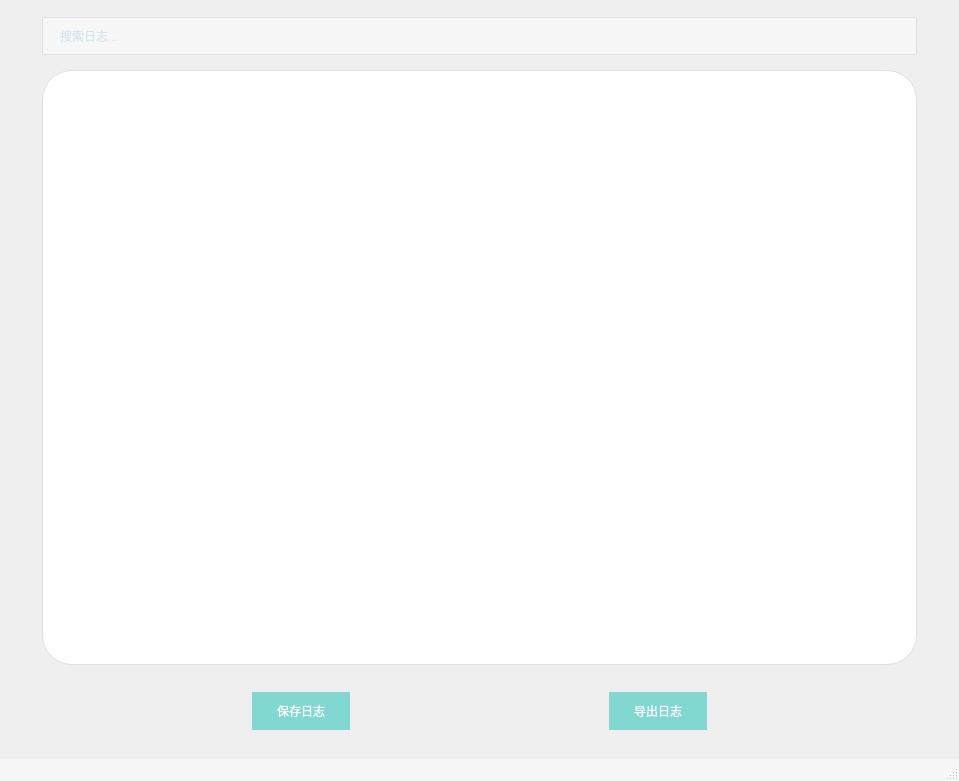
<?xml version="1.0" encoding="UTF-8"?>
<ui version="4.0">
 <class>LogWindow</class>
 <widget class="QMainWindow" name="LogWindow">
  <property name="geometry">
   <rect>
    <x>0</x>
    <y>0</y>
    <width>959</width>
    <height>781</height>
   </rect>
  </property>
  <property name="windowTitle">
   <string>查看日志</string>
  </property>
  <widget class="QWidget" name="centralwidget">
   <layout class="QVBoxLayout" name="verticalLayoutMain">
    <property name="spacing">
     <number>7</number>
    </property>
    <item>
     <spacer name="verticalSpacer_3">
      <property name="orientation">
       <enum>Qt::Vertical</enum>
      </property>
      <property name="sizeType">
       <enum>QSizePolicy::Preferred</enum>
      </property>
      <property name="sizeHint" stdset="0">
       <size>
        <width>20</width>
        <height>8</height>
       </size>
      </property>
     </spacer>
    </item>
    <item>
     <layout class="QHBoxLayout" name="horizontalLayout_2">
      <property name="bottomMargin">
       <number>0</number>
      </property>
      <item>
       <spacer name="horizontalSpacer_5">
        <property name="orientation">
         <enum>Qt::Horizontal</enum>
        </property>
        <property name="sizeType">
         <enum>QSizePolicy::Preferred</enum>
        </property>
        <property name="sizeHint" stdset="0">
         <size>
          <width>33</width>
          <height>20</height>
         </size>
        </property>
       </spacer>
      </item>
      <item>
       <widget class="QLineEdit" name="searchBar">
        <property name="sizePolicy">
         <sizepolicy hsizetype="Expanding" vsizetype="Preferred">
          <horstretch>0</horstretch>
          <verstretch>0</verstretch>
         </sizepolicy>
        </property>
        <property name="minimumSize">
         <size>
          <width>660</width>
          <height>38</height>
         </size>
        </property>
        <property name="styleSheet">
         <string notr="true">
        QLineEdit {
          font: 10pt &quot;PingFang SC&quot;;
          border-radius: 20px;
          border: 1px solid #E0E0E0;
          padding: 8px 15px;
          background-color: #F7F7F7;
          color: #ADD8E6;
        }
       </string>
        </property>
        <property name="placeholderText">
         <string>搜索日志...</string>
        </property>
       </widget>
      </item>
      <item>
       <spacer name="horizontalSpacer_8">
        <property name="orientation">
         <enum>Qt::Horizontal</enum>
        </property>
        <property name="sizeType">
         <enum>QSizePolicy::Preferred</enum>
        </property>
        <property name="sizeHint" stdset="0">
         <size>
          <width>33</width>
          <height>20</height>
         </size>
        </property>
       </spacer>
      </item>
     </layout>
    </item>
    <item>
     <spacer name="verticalSpacer">
      <property name="orientation">
       <enum>Qt::Vertical</enum>
      </property>
      <property name="sizeType">
       <enum>QSizePolicy::Preferred</enum>
      </property>
      <property name="sizeHint" stdset="0">
       <size>
        <width>20</width>
        <height>8</height>
       </size>
      </property>
     </spacer>
    </item>
    <item>
     <layout class="QHBoxLayout" name="horizontalLayout">
      <item>
       <spacer name="horizontalSpacer_6">
        <property name="orientation">
         <enum>Qt::Horizontal</enum>
        </property>
        <property name="sizeType">
         <enum>QSizePolicy::Preferred</enum>
        </property>
        <property name="sizeHint" stdset="0">
         <size>
          <width>33</width>
          <height>20</height>
         </size>
        </property>
       </spacer>
      </item>
      <item>
       <widget class="QTextEdit" name="logArea">
        <property name="sizePolicy">
         <sizepolicy hsizetype="Expanding" vsizetype="Expanding">
          <horstretch>0</horstretch>
          <verstretch>0</verstretch>
         </sizepolicy>
        </property>
        <property name="minimumSize">
         <size>
          <width>660</width>
          <height>495</height>
         </size>
        </property>
        <property name="palette">
         <palette>
          <active>
           <colorrole role="Button">
            <brush brushstyle="SolidPattern">
             <color alpha="255">
              <red>255</red>
              <green>255</green>
              <blue>255</blue>
             </color>
            </brush>
           </colorrole>
           <colorrole role="Base">
            <brush brushstyle="SolidPattern">
             <color alpha="255">
              <red>255</red>
              <green>255</green>
              <blue>255</blue>
             </color>
            </brush>
           </colorrole>
           <colorrole role="Window">
            <brush brushstyle="SolidPattern">
             <color alpha="255">
              <red>255</red>
              <green>255</green>
              <blue>255</blue>
             </color>
            </brush>
           </colorrole>
          </active>
          <inactive>
           <colorrole role="Button">
            <brush brushstyle="SolidPattern">
             <color alpha="255">
              <red>255</red>
              <green>255</green>
              <blue>255</blue>
             </color>
            </brush>
           </colorrole>
           <colorrole role="Base">
            <brush brushstyle="SolidPattern">
             <color alpha="255">
              <red>255</red>
              <green>255</green>
              <blue>255</blue>
             </color>
            </brush>
           </colorrole>
           <colorrole role="Window">
            <brush brushstyle="SolidPattern">
             <color alpha="255">
              <red>255</red>
              <green>255</green>
              <blue>255</blue>
             </color>
            </brush>
           </colorrole>
          </inactive>
          <disabled>
           <colorrole role="Button">
            <brush brushstyle="SolidPattern">
             <color alpha="255">
              <red>255</red>
              <green>255</green>
              <blue>255</blue>
             </color>
            </brush>
           </colorrole>
           <colorrole role="Base">
            <brush brushstyle="SolidPattern">
             <color alpha="255">
              <red>255</red>
              <green>255</green>
              <blue>255</blue>
             </color>
            </brush>
           </colorrole>
           <colorrole role="Window">
            <brush brushstyle="SolidPattern">
             <color alpha="255">
              <red>255</red>
              <green>255</green>
              <blue>255</blue>
             </color>
            </brush>
           </colorrole>
          </disabled>
         </palette>
        </property>
        <property name="tabletTracking">
         <bool>false</bool>
        </property>
        <property name="styleSheet">
         <string notr="true">
        QTextEdit {
          font: 12pt &quot;PingFang SC&quot;;
          border: 1px solid #E0E0E0;
          border-radius: 30px;
          background-color: #FFFFFF;
          padding: 12px;
        }
       </string>
        </property>
        <property name="readOnly">
         <bool>false</bool>
        </property>
       </widget>
      </item>
      <item>
       <spacer name="horizontalSpacer_7">
        <property name="orientation">
         <enum>Qt::Horizontal</enum>
        </property>
        <property name="sizeType">
         <enum>QSizePolicy::Preferred</enum>
        </property>
        <property name="sizeHint" stdset="0">
         <size>
          <width>33</width>
          <height>20</height>
         </size>
        </property>
       </spacer>
      </item>
     </layout>
    </item>
    <item>
     <spacer name="verticalSpacer_4">
      <property name="orientation">
       <enum>Qt::Vertical</enum>
      </property>
      <property name="sizeType">
       <enum>QSizePolicy::Preferred</enum>
      </property>
      <property name="sizeHint" stdset="0">
       <size>
        <width>20</width>
        <height>20</height>
       </size>
      </property>
     </spacer>
    </item>
    <item>
     <layout class="QHBoxLayout" name="horizontalLayoutButtons">
      <property name="spacing">
       <number>15</number>
      </property>
      <item>
       <spacer name="horizontalSpacer">
        <property name="orientation">
         <enum>Qt::Horizontal</enum>
        </property>
        <property name="sizeType">
         <enum>QSizePolicy::Expanding</enum>
        </property>
        <property name="sizeHint" stdset="0">
         <size>
          <width>99</width>
          <height>0</height>
         </size>
        </property>
       </spacer>
      </item>
      <item>
       <widget class="QPushButton" name="saveButton">
        <property name="sizePolicy">
         <sizepolicy hsizetype="Preferred" vsizetype="Preferred">
          <horstretch>0</horstretch>
          <verstretch>0</verstretch>
         </sizepolicy>
        </property>
        <property name="minimumSize">
         <size>
          <width>61</width>
          <height>38</height>
         </size>
        </property>
        <property name="styleSheet">
         <string notr="true">
          QPushButton {
            font: 10pt &quot;PingFang SC&quot;;
            color: white;
            background-color: #81D8D0;
            border-radius: 20px;
            padding: 10px 25px;
          }
          QPushButton:hover {
            background-color: #B2DFE5;
          }
         </string>
        </property>
        <property name="text">
         <string>保存日志</string>
        </property>
       </widget>
      </item>
      <item>
       <spacer name="horizontalSpacer_3">
        <property name="orientation">
         <enum>Qt::Horizontal</enum>
        </property>
        <property name="sizeType">
         <enum>QSizePolicy::Expanding</enum>
        </property>
        <property name="sizeHint" stdset="0">
         <size>
          <width>99</width>
          <height>10</height>
         </size>
        </property>
       </spacer>
      </item>
      <item>
       <widget class="QPushButton" name="exportButton">
        <property name="sizePolicy">
         <sizepolicy hsizetype="Preferred" vsizetype="Preferred">
          <horstretch>0</horstretch>
          <verstretch>0</verstretch>
         </sizepolicy>
        </property>
        <property name="minimumSize">
         <size>
          <width>61</width>
          <height>38</height>
         </size>
        </property>
        <property name="styleSheet">
         <string notr="true">
          QPushButton {
            font: 10pt &quot;PingFang SC&quot;;
            color: white;
            background-color: #81D8D0;
            border-radius: 20px;
            padding: 10px 25px;
          }
          QPushButton:hover {
            background-color: #B2DFE5;
          }
         </string>
        </property>
        <property name="text">
         <string>导出日志</string>
        </property>
       </widget>
      </item>
      <item>
       <spacer name="horizontalSpacer_4">
        <property name="orientation">
         <enum>Qt::Horizontal</enum>
        </property>
        <property name="sizeType">
         <enum>QSizePolicy::Expanding</enum>
        </property>
        <property name="sizeHint" stdset="0">
         <size>
          <width>99</width>
          <height>20</height>
         </size>
        </property>
       </spacer>
      </item>
      <item>
       <spacer name="horizontalSpacer_2">
        <property name="orientation">
         <enum>Qt::Horizontal</enum>
        </property>
        <property name="sizeType">
         <enum>QSizePolicy::Fixed</enum>
        </property>
        <property name="sizeHint" stdset="0">
         <size>
          <width>0</width>
          <height>0</height>
         </size>
        </property>
       </spacer>
      </item>
     </layout>
    </item>
    <item>
     <spacer name="verticalSpacer_5">
      <property name="orientation">
       <enum>Qt::Vertical</enum>
      </property>
      <property name="sizeType">
       <enum>QSizePolicy::Preferred</enum>
      </property>
      <property name="sizeHint" stdset="0">
       <size>
        <width>20</width>
        <height>20</height>
       </size>
      </property>
     </spacer>
    </item>
   </layout>
  </widget>
  <widget class="QMenuBar" name="menubar">
   <property name="geometry">
    <rect>
     <x>0</x>
     <y>0</y>
     <width>959</width>
     <height>22</height>
    </rect>
   </property>
  </widget>
  <widget class="QStatusBar" name="statusbar">
   <property name="styleSheet">
    <string notr="true">
     QStatusBar {
       background-color: #F7F7F7;
       font: 10pt &quot;PingFang SC&quot;;
     }
    </string>
   </property>
  </widget>
 </widget>
 <resources/>
 <connections/>
</ui>
